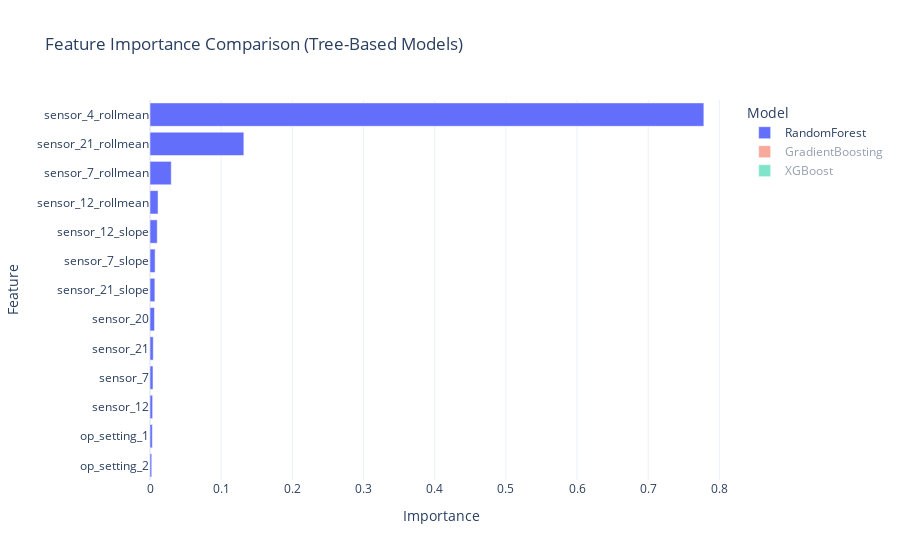

The code cell stored with this chart in its notebook:
### Markdown cell above
#### Feature Importance Barplots (Tree-Based Models Only)

### Code cell
# Combine all feature importances into a single interactive plot with legend

import plotly.graph_objects as go

# Collect feature importances for all tree-based models
feature_importance_traces = []
for model_name, res in results.items():
    model = res['model']
    if hasattr(model.named_steps['model'], 'feature_importances_'):
        importances = model.named_steps['model'].feature_importances_
        trace = go.Bar(
            x=importances,
            y=X_val.columns,
            orientation='h',
            name=model_name,
            visible=True if len(feature_importance_traces) == 0 else 'legendonly'  # Show first by default
        )
        feature_importance_traces.append(trace)

if feature_importance_traces:
    fig = go.Figure(feature_importance_traces)
    fig.update_layout(
        title="Feature Importance Comparison (Tree-Based Models)",
        barmode='group',
        template='plotly_white',
        yaxis={'categoryorder': 'total ascending'},
        xaxis_title='Importance',
        yaxis_title='Feature',
        legend_title='Model'
    )
    fig.show()
else:
    print("No tree-based models with feature_importances_ found.")

### Figure 1 — Plotly figure (JSON) as saved in the notebook; plotly's stock layout.template omitted (floating-point values rounded to 4 significant figures)
{"data": [{"name": "RandomForest", "orientation": "h", "type": "bar", "visible": true, "x": [0.003302, 0.002448, 0.7782, 0.003701, 0.004202, 0.004605, 0.006334, 0.0113, 0.02986, 0.1319, 0.01019, 0.007189, 0.006849], "y": ["op_setting_1", "op_setting_2", "sensor_4_rollmean", "sensor_12", "sensor_7", "sensor_21", "sensor_20", "sensor_12_rollmean", "sensor_7_rollmean", "sensor_21_rollmean", "sensor_12_slope", "sensor_7_slope", "sensor_21_slope"]}, {"name": "GradientBoosting", "orientation": "h", "type": "bar", "visible": "legendonly", "x": [0.001399, 0.001299, 0.7036, 0.001612, 0.006194, 0.002469, 0.01197, 0.02173, 0.03165, 0.2013, 0.007208, 0.004235, 0.005311], "y": ["op_setting_1", "op_setting_2", "sensor_4_rollmean", "sensor_12", "sensor_7", "sensor_21", "sensor_20", "sensor_12_rollmean", "sensor_7_rollmean", "sensor_21_rollmean", "sensor_12_slope", "sensor_7_slope", "sensor_21_slope"]}, {"name": "XGBoost", "orientation": "h", "type": "bar", "visible": "legendonly", "x": [0.007141, 0.006757, 0.7197, 0.008566, 0.01454, 0.009081, 0.01844, 0.03708, 0.02542, 0.1254, 0.01154, 0.007352, 0.009025], "y": ["op_setting_1", "op_setting_2", "sensor_4_rollmean", "sensor_12", "sensor_7", "sensor_21", "sensor_20", "sensor_12_rollmean", "sensor_7_rollmean", "sensor_21_rollmean", "sensor_12_slope", "sensor_7_slope", "sensor_21_slope"]}], "layout": {"barmode": "group", "legend": {"title": {"text": "Model"}}, "title": {"text": "Feature Importance Comparison (Tree-Based Models)"}, "xaxis": {"title": {"text": "Importance"}}, "yaxis": {"categoryorder": "total ascending", "title": {"text": "Feature"}}}}
